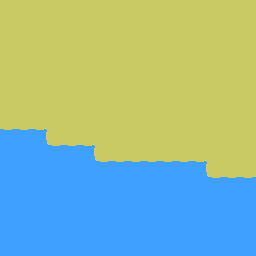

A level layout from a 2D game, rendered from its tile map. Below: a short description, then the map file with its tile-grid data intact:
An orthogonal 16x16 tile map with 16x16 px tiles, 1 tile layer (background), 2 tilesets and 4 objects (4x zone).

<map version="1.4" tiledversion="1.4.3" orientation="orthogonal" renderorder="right-down" width="16" height="16" tilewidth="16" tileheight="16" infinite="0" backgroundcolor="#000000" nextlayerid="3" nextobjectid="5">
 <properties>
  <property name="tileset" type="int" value="1" />
 </properties>
 <tileset firstgid="1" source="../pix/overworld_a_gbc.tsx" />
 <tileset firstgid="33" source="../pix/overworld_b_gbc.tsx" />
 <layer id="1" name="background" width="16" height="16">
  <data encoding="csv">
33,33,33,33,33,33,33,33,33,33,33,33,33,33,33,33,
33,33,33,33,33,33,33,33,33,33,33,33,33,33,33,33,
33,33,33,33,33,33,33,33,33,33,33,33,33,33,33,33,
33,33,33,33,33,33,33,33,33,33,33,33,33,33,33,33,
33,33,33,33,33,33,33,33,33,33,33,33,33,33,33,33,
33,33,33,33,33,33,33,33,33,33,33,33,33,33,33,33,
33,33,33,33,33,33,33,33,33,33,33,33,33,33,33,33,
33,33,33,33,33,33,33,33,33,33,33,33,33,33,33,33,
60,60,62,33,33,33,33,33,33,33,33,33,33,33,33,33,
57,57,57,60,60,62,33,33,33,33,33,33,33,33,33,33,
57,57,57,57,57,57,60,60,60,60,60,60,62,33,33,33,
57,57,57,57,57,57,57,57,57,57,57,57,57,60,60,60,
57,57,57,57,57,57,57,57,57,57,57,57,57,57,57,57,
57,57,57,57,57,57,57,57,57,57,57,57,57,57,57,57,
57,57,57,57,57,57,57,57,57,57,57,57,57,57,57,57,
57,57,57,57,57,57,57,57,57,57,57,57,57,57,57,57
</data>
 </layer>
 <objectgroup id="2" name="zones">
  <object id="1" name="zone 1" type="zone" x="0" y="0" width="128" height="128">
   <properties>
    <property name="id" type="int" value="0" />
   </properties>
  </object>
  <object id="2" name="zone 2" type="zone" x="128" y="0" width="128" height="128">
   <properties>
    <property name="id" type="int" value="0" />
   </properties>
  </object>
  <object id="3" name="zone 3" type="zone" x="0" y="128" width="128" height="128">
   <properties>
    <property name="id" type="int" value="0" />
   </properties>
  </object>
  <object id="4" name="zone 4" type="zone" x="128" y="128" width="128" height="128">
   <properties>
    <property name="id" type="int" value="0" />
   </properties>
  </object>
 </objectgroup>
</map>
